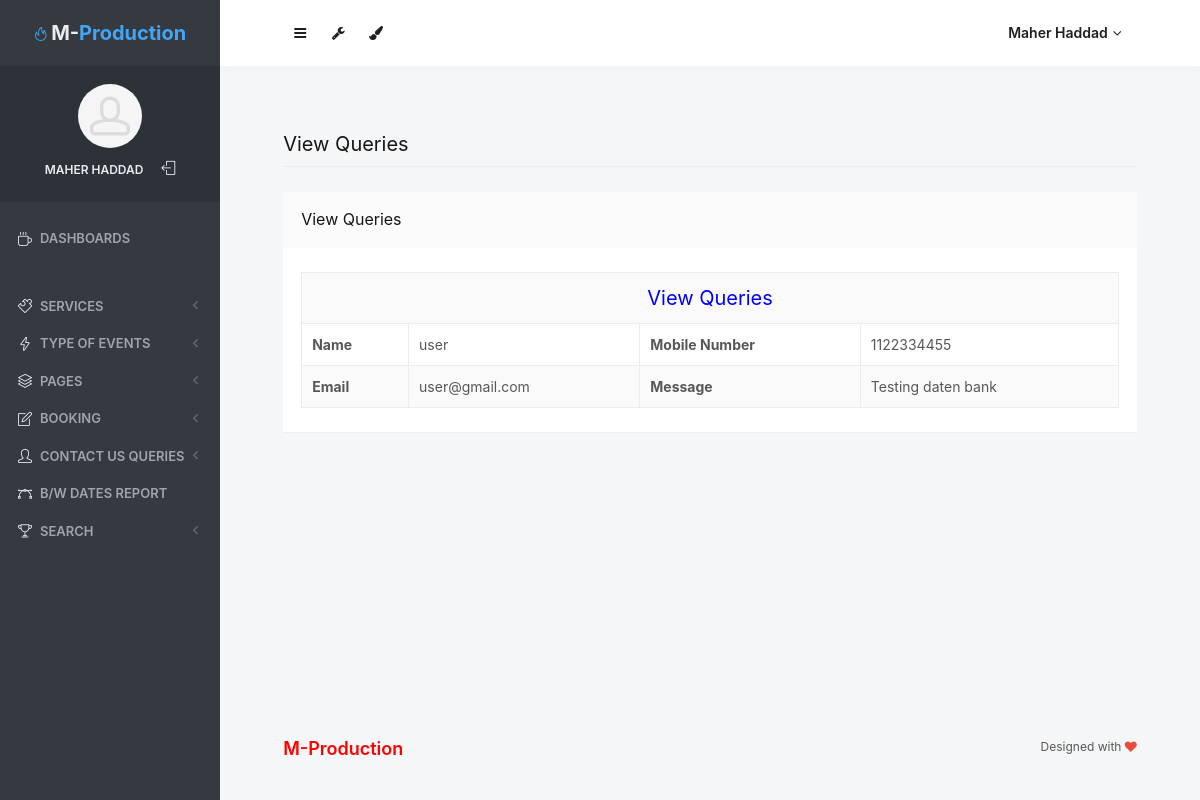
The app's page /admin/view-user-queries.php?viewid=5 (signed in) with its own data.
### tables this page shows
CREATE TABLE `tbluser` (
  `ID` int(10) NOT NULL,
  `Name` varchar(200) DEFAULT NULL,
  `MobileNumber` bigint(10) DEFAULT NULL,
  `Email` varchar(200) DEFAULT NULL,
  `Message` mediumtext,
  `MsgDate` timestamp NULL DEFAULT CURRENT_TIMESTAMP,
  `IsRead` int(5) DEFAULT NULL
);

### admin/view-user-queries.php (the view, shortened to what this page needs)
<?php
include('includes/dbconnection.php');
if (strlen($_SESSION['mProdId']==0)) {
  header('location:logout.php');
  } else{
$vid=$_GET['viewid'];
  ?>
<!doctype html>
<html lang="en" class="no-focus">
    <head>
        <link rel="stylesheet" href="assets/js/plugins/datatables/dataTables.bootstrap4.min.css">
        <link rel="stylesheet" id="css-main" href="assets/css/codebase.min.css">
    </head>
    <body>
        <div id="page-container" class="sidebar-o sidebar-inverse side-scroll page-header-fixed main-content-narrow">
           <?php include_once('includes/sidebar.php');?>
          <?php include_once('includes/header.php');?>
            <main id="main-container">
                <div class="content">
                    <h2 class="content-heading">View Queries</h2>
                    <div class="block">
                        <div class="block-header block-header-default">
                            <h3 class="block-title">View Queries</h3>
                        </div>
                        <div class="block-content block-content-full">
                           <?php
                        $sql="SELECT * from  tbluser where ID=$vid";
                        $query = $dbh -> prepare($sql);
                        $query->execute();
                        $results=$query->fetchAll(PDO::FETCH_OBJ);
                        $cnt=1;
                        if($query->rowCount() > 0)
                        {
                        foreach($results as $row)
                        {               ?>
                           <table class="table table-bordered table-striped table-vcenter js-dataTable-full-pagination">
                         <tr align="center">
                        <td colspan="4" style="font-size:20px;color:blue">
                         View Queries</td></tr>
                            <tr>
                            <th scope>Name</th>
                            <td><?php  echo ($row->Name);?></td>
                            <th scope>Mobile Number</th>
                            <td><?php  echo ($row->MobileNumber);?></td>
                          </tr>
                          <tr>
                            <th scope>Email</th>
                            <td><?php  echo ($row->Email);?></td>
                            <th >Message</th>
                            <td colspan="3"><?php  echo ($row->Message);?></td>
                          </tr>
                        <?php $cnt=$cnt+1;}} ?>
                        </table>
                        </div>
                    </div>
                </div>
            </main>
           <?php include_once('includes/footer.php');?>
        </div>
    </body>
</html>
<?php }  ?>

### admin/includes/sidebar.php (shortened to what this page needs)
    <?php
    include('includes/dbconnection.php');
    if (strlen($_SESSION['mProdId']==0)) {
      header('location:logout.php');
      } else{
    ?>
   <nav id="sidebar">
                <div id="sidebar-scroll">
                    <div class="sidebar-content">
                        <div class="content-header content-header-fullrow px-15">
                            <div class="content-header-section text-center align-parent sidebar-mini-hidden">
                                <div class="content-header-item">
                                    <a class="link-effect font-w700" href="dashboard.php">
                                        <i class="si si-fire text-primary"></i>
                                        <span class="font-size-xl text-dual-primary-dark">M-</span><span class="font-size-xl text-primary">Production</span>
                                    </a>
                                </div>
                            </div>
                        </div>
                        <div class="content-side content-side-full content-side-user px-10 align-parent">
                            <div class="sidebar-mini-hidden-b text-center">
                                <a class="img-link" href="be_pages_generic_profile.html">
                                    <img class="img-avatar" src="assets/img/avatars/avatar.jpg" alt="">
                                </a>
                                <ul class="list-inline mt-10">
                                    <?php
$aid=$_SESSION['mProdId'];
$sql="SELECT AdminName from  tbladmin where ID=:aid";
$query = $dbh -> prepare($sql);
$query->bindParam(':aid',$aid,PDO::PARAM_STR);
$query->execute();
$results=$query->fetchAll(PDO::FETCH_OBJ);
$cnt=1;
if($query->rowCount() > 0)
{
foreach($results as $row)
{               ?>
                                    <li class="list-inline-item">
                                        <a class="link-effect text-dual-primary-dark font-size-xs font-w600 text-uppercase" href="admin-profile.php"><?php  echo $row->AdminName;?></a>
                                    </li><?php $cnt=$cnt+1;}} ?>
                                    <li class="list-inline-item">
                                        <a class="link-effect text-dual-primary-dark" href="logout.php">
                                            <i class="si si-logout"></i>
                                        </a>
                                    </li>
                                </ul>
                            </div>
                        </div>
                        <div class="content-side content-side-full">
                            <ul class="nav-main">
                                <li class="open">
                                    <a href="dashboard.php"><i class="si si-cup"></i><span class="sidebar-mini-hide">Dashboards</span></a>
                                </li>
                                <li class="nav-main-heading"><span class="sidebar-mini-visible">UI</span><span class="sidebar-mini-hidden"></span></li>
                                <li>
                                    <a class="nav-submenu" data-toggle="nav-submenu"><i class="si si-puzzle"></i><span class="sidebar-mini-hide"></span>Services</a>
                                </li>
                                <li>
                                    <a class="nav-submenu" data-toggle="nav-submenu" href="#"><i class="si si-energy"></i><span class="sidebar-mini-hide">Type of Events</span></a>
                                </li>
                                <li>
                                    <a class="nav-submenu" data-toggle="nav-submenu" href="#"><i class="si si-layers"></i><span class="sidebar-mini-hide">Pages</span></a>
                                </li>
                                <li>
                                    <a class="nav-submenu" data-toggle="nav-submenu" href="#"><i class="si si-note"></i><span class="sidebar-mini-hide">Booking</span></a>
                                </li>
                                <li>
                                    <a class="nav-submenu" data-toggle="nav-submenu" href="#"><i class="si si-user"></i><span class="sidebar-mini-hide">Contact Us Queries</span></a>
                                </li>
                                <li>
                                    <a  href="between-dates-report.php"><i class="si si-vector"></i><span class="sidebar-mini-hide">B/w Dates Report</span></a>
                                </li>
                                <li>
                                    <a class="nav-submenu" data-toggle="nav-submenu" href="#"><i class="si si-trophy"></i><span class="sidebar-mini-hide">Search</span></a>
                                </li>
                            </ul>
                        </div>
                    </div>
                </div>
            </nav>
           <?php }  ?>

### admin/includes/header.php (shortened to what this page needs)
   <?php
    include('includes/dbconnection.php');
    if (strlen($_SESSION['mProdId']==0)) {
      header('location:logout.php');
      } else{
    ?>
            <header id="page-header">
                <div class="content-header">
                    <div class="content-header-section">
                        <button type="button" class="btn btn-circle btn-dual-secondary" data-toggle="layout" data-action="sidebar_toggle">
                            <i class="fa fa-navicon"></i>
                        </button>
                        <div class="btn-group" role="group">
                            <button type="button" class="btn btn-circle btn-dual-secondary" id="page-header-options-dropdown" data-toggle="dropdown" aria-haspopup="true" aria-expanded="false">
                                <i class="fa fa-wrench"></i>
                            </button>
                        </div>
                        <div class="btn-group" role="group">
                            <button type="button" class="btn btn-circle btn-dual-secondary" id="page-header-themes-dropdown" data-toggle="dropdown" aria-haspopup="true" aria-expanded="false">
                                <i class="fa fa-paint-brush"></i>
                            </button>
                        </div>
                    </div>
                    <div class="content-header-section">
                        <div class="btn-group" role="group">
                            <?php
$aid=$_SESSION['mProdId'];
$sql="SELECT AdminName from  tbladmin where ID=:aid";
$query = $dbh -> prepare($sql);
$query->bindParam(':aid',$aid,PDO::PARAM_STR);
$query->execute();
$results=$query->fetchAll(PDO::FETCH_OBJ);
$cnt=1;
if($query->rowCount() > 0)
{
foreach($results as $row)
{               ?>
                            <button type="button" class="btn btn-rounded btn-dual-secondary" id="page-header-user-dropdown" data-toggle="dropdown" aria-haspopup="true" aria-expanded="false">
                                <?php  echo $row->AdminName;?><i class="fa fa-angle-down ml-5"></i>
                            </button>
                            <?php $cnt=$cnt+1;}} ?>
                        </div>
                    </div>
                </div>
            </header>
            <?php }  ?>

### records on screen
tbluser: Name "user", MobileNumber "1122334455", Email "user@gmail.com", Message "Testing daten bank"

### other values on screen
$row->AdminName "MAHER HADDAD"
$row->AdminName "Maher Haddad"
